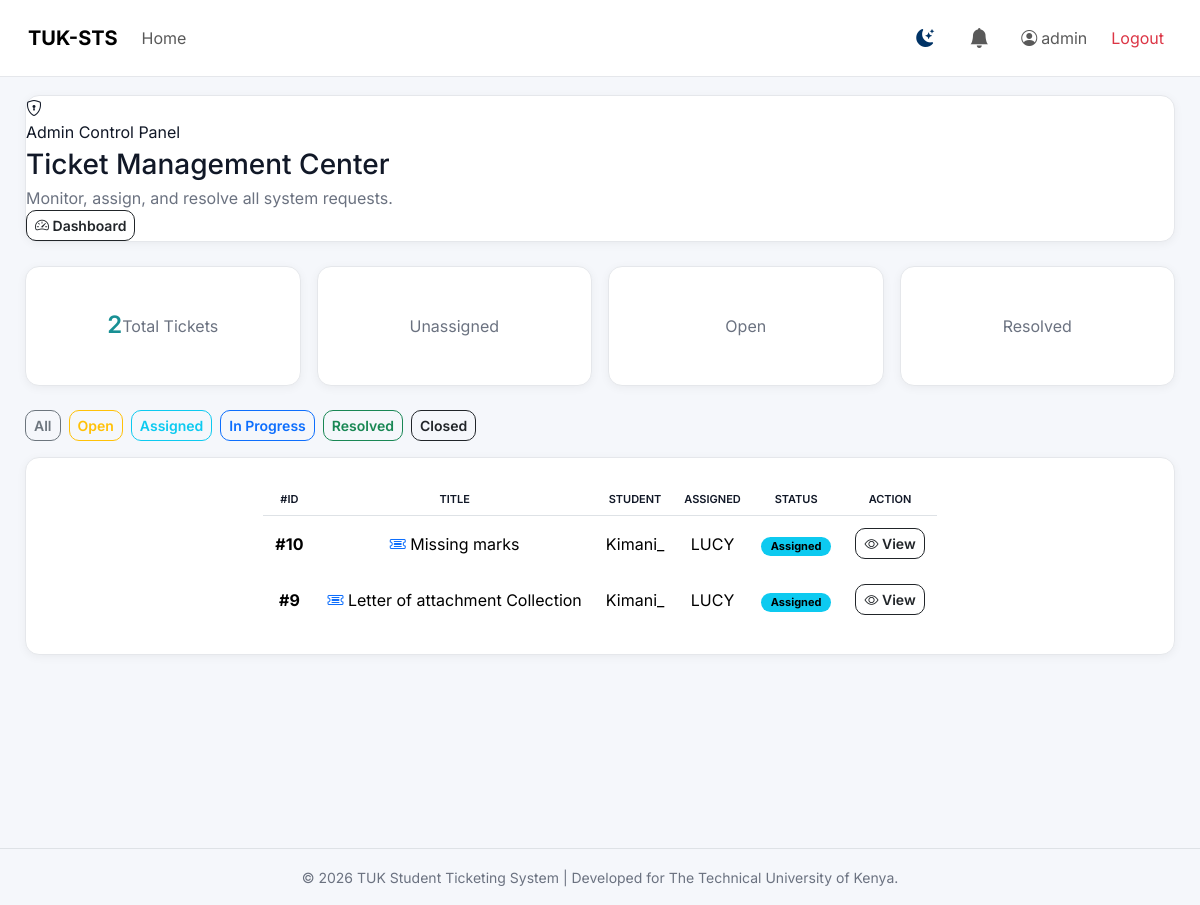
/accounts/admin-tickets/ (signed in), run on the app's committed database.
### accounts/models.py (models this page shows, shortened)
class User(AbstractUser):
    ROLE_STUDENT = "student"
    ROLE_STAFF = "staff"
    ROLE_ADMIN = "admin"
    ROLE_CHOICES = (
        (ROLE_STUDENT, "Student"),
        (ROLE_STAFF, "Staff"),
        (ROLE_ADMIN, "Admin"),
    )
    CATEGORY_CHOICES = (
        ("fees", "Fees"),
        ("clearance", "Clearance"),
        ("results", "Results"),
        ("other", "Other"),
    )
    role = models.CharField(
        max_length=20,
        choices=ROLE_CHOICES,
        default=ROLE_STUDENT
    )
    category = models.CharField(
        max_length=50,
        choices=CATEGORY_CHOICES,
        null=True,
        blank=True
    )
    reg_no = models.CharField(
    max_length=50,
        unique=True,
        blank=True,
        null=True
    )
    phone = models.CharField(max_length=20, blank=True, null=True)
    profile_pic = models.ImageField(
        upload_to='profiles/',
        null=True,
        blank=True
    )

### tickets/models.py (models this page shows, shortened)
class Ticket(models.Model):
    CATEGORY_CHOICES = (
        ('academic', 'Academic'),
        ('clearance', 'Clearance'),
        ('fees', 'Fees'),
        ('results', 'Results'),
        ('other', 'Other'),
    )
    STATUS_CHOICES = (
        ('assigned', 'Assigned'),
        ('in_progress', 'In Progress'),
        ('resolved', 'Resolved'),
        ('closed', 'Closed'),
    )
    title = models.CharField(max_length=255)
    description = models.TextField()
    category = models.CharField(max_length=50, choices=CATEGORY_CHOICES)
    status = models.CharField(
        max_length=50,
        choices=STATUS_CHOICES,
        default='assigned'
    )
    student = models.ForeignKey(
        settings.AUTH_USER_MODEL,
        on_delete=models.CASCADE,
        related_name='tickets'
    )
    assigned_to = models.ForeignKey(
        settings.AUTH_USER_MODEL,
        on_delete=models.SET_NULL,
        null=True,
        blank=True,
        related_name='assigned_tickets'
    )
    created_at = models.DateTimeField(auto_now_add=True)
    updated_at = models.DateTimeField(auto_now=True)

### accounts/views.py (the view)
# urls.py: path("admin-tickets/", admin_tickets, name="admin_tickets"),
@login_required
def admin_tickets(request):
    if not is_admin(request.user):
        return deny_redirect(request.user)
    return render(request, "dashboard/admin_tickets.html", {
        "tickets": Ticket.objects.all().order_by("-created_at")
    })

### accounts/views.py (called while the page is built)
def is_admin(user):
    return user.is_superuser

### notifications/context_processors.py (called while the page is built)
def unread_notifications_count(request):
    if request.user.is_authenticated:
        return {
            'unread_notifications_count': Notification.objects.filter(user=request.user, is_read=False).count()
        }
    return {'unread_notifications_count': 0}

### templates/dashboard/admin_tickets.html (shortened to what this page needs)
{% extends 'base.html' %}
{% block content %}
<div class="page-heading mb-4">
  <div class="page-heading-copy">
    <span class="page-icon">
      <i class="bi bi-shield-lock"></i>
    </span>
    <div>
      <p class="eyebrow mb-1">Admin Control Panel</p>
      <h1 class="h3 mb-1">Ticket Management Center</h1>
      <p class="text-muted mb-0">
        Monitor, assign, and resolve all system requests.
      </p>
    </div>
  </div>
  <div class="heading-actions d-flex gap-2 flex-wrap">
    <a href="{% url 'accounts:admin_dashboard' %}" class="btn btn-outline-dark btn-sm">
      <i class="bi bi-speedometer2"></i> Dashboard
    </a>
  </div>
</div>
<div class="row g-3 mb-4">
  <div class="col-md-3">
    <div class="card-box text-center">
      <h4>{{ tickets|length }}</h4>
      <p class="text-muted mb-0">Total Tickets</p>
    </div>
  </div>
  <div class="col-md-3">
    <div class="card-box text-center">
      <p class="text-muted mb-0">Unassigned</p>
    </div>
  </div>
  <div class="col-md-3">
    <div class="card-box text-center">
      <p class="text-muted mb-0">Open</p>
    </div>
  </div>
  <div class="col-md-3">
    <div class="card-box text-center">
      <p class="text-muted mb-0">Resolved</p>
    </div>
  </div>
</div>
<div class="d-flex gap-2 flex-wrap mb-3">
  <a href="?status=" class="btn btn-sm btn-outline-secondary">All</a>
  <a href="?status=open" class="btn btn-sm btn-outline-warning">Open</a>
  <a href="?status=assigned" class="btn btn-sm btn-outline-info">Assigned</a>
  <a href="?status=in_progress" class="btn btn-sm btn-outline-primary">In Progress</a>
  <a href="?status=resolved" class="btn btn-sm btn-outline-success">Resolved</a>
  <a href="?status=closed" class="btn btn-sm btn-outline-dark">Closed</a>
</div>
<section class="card-box">
  <div class="table-responsive">
    <table class="table table-hover align-middle mb-0">
      <thead>
        <tr>
          <th>#ID</th>
          <th>Title</th>
          <th>Student</th>
          <th>Assigned</th>
          <th>Status</th>
          <th>Action</th>
        </tr>
      </thead>
      <tbody>
        {% for ticket in tickets %}
        <tr>
          <td class="fw-bold">#{{ ticket.id }}</td>
          <td>
            <i class="bi bi-ticket-detailed text-primary"></i>
            {{ ticket.title }}
          </td>
          <td>{{ ticket.student.username }}</td>
          <td>
            {% if ticket.assigned_to %}
              {{ ticket.assigned_to.username }}
            {% else %}
              <span class="badge text-bg-danger">Unassigned</span>
            {% endif %}
          </td>
          <td>
            {% if ticket.status == "open" %}
              <span class="badge text-bg-warning">Open</span>
            {% elif ticket.status == "assigned" %}
              <span class="badge text-bg-info">Assigned</span>
            {% elif ticket.status == "in_progress" %}
              <span class="badge text-bg-primary">In Progress</span>
            {% elif ticket.status == "resolved" %}
              <span class="badge text-bg-success">Resolved</span>
            {% elif ticket.status == "closed" %}
              <span class="badge text-bg-dark">Closed</span>
            {% else %}
              <span class="badge text-bg-secondary">{{ ticket.status }}</span>
            {% endif %}
          </td>
          <td class="d-flex gap-2 flex-wrap">
            <a href="{% url 'tickets:ticket_detail' ticket.id %}"
               class="btn btn-sm btn-outline-dark">
              <i class="bi bi-eye"></i> View
            </a>
          </td>
        </tr>
        {% endfor %}
      </tbody>
    </table>
  </div>
</section>
{% endblock %}

### templates/base.html (shortened to what this page needs)
<!DOCTYPE html>
<html lang="en">
<head>
    {% load static %}
    <link href="https://cdn.jsdelivr.net/npm/bootstrap@5.3.3/dist/css/bootstrap.min.css" rel="stylesheet">
    <link href="https://cdn.jsdelivr.net/npm/bootstrap-icons@1.11.3/font/bootstrap-icons.css" rel="stylesheet">
    <link rel="stylesheet" href="{% static 'css/style.css' %}">
</head>
<body>
<nav class="navbar navbar-expand-lg px-3 fixed-top">
    <div class="container-fluid">
        <a class="navbar-brand fw-bold" href="{% url 'home' %}">
            TUK-STS
        </a>
        <div class="collapse navbar-collapse" id="topNav">
            <ul class="navbar-nav me-auto">
                <li class="nav-item">
                    <a class="nav-link" href="{% url 'accounts:dashboard_redirect' %}">Home</a>
                </li>
            </ul>
<ul class="navbar-nav ms-auto align-items-center gap-2">
{% if user.is_authenticated %}
    <li class="nav-item">
        <button id="theme-toggle" title="Toggle Theme">
            <i class="bi bi-moon-stars-fill" id="theme-icon"></i>
        </button>
    </li>
    <li class="nav-item">
        <a class="nav-link position-relative py-2 px-3"
           href="{% url 'notifications:notifications' %}"
           title="Notifications">
            <i class="bi bi-bell-fill fs-5"></i>
        </a>
    </li>
    <li class="nav-item">
        <a class="nav-link d-flex align-items-center gap-1"
           href="{% url 'accounts:profile' %}">
            <i class="bi bi-person-circle"></i>
            {{ user.username }}
        </a>
    </li>
    <li class="nav-item">
        <a class="nav-link text-danger"
           href="{% url 'accounts:logout' %}">
            Logout
        </a>
    </li>
                {% else %}
                    <li class="nav-item">
                        <a class="nav-link" href="{% url 'accounts:login' %}">
                            Login
                        </a>
                    </li>
                {% endif %}
            </ul>
        </div>
    </div>
</nav>
<div class="layout">
    <div class="main">
        {% block content %}{% endblock %}
    </div>
</div>
<footer class="text-center py-3 mt-5 border-top">
    <small class="text-muted">
        © {% now "Y" %} TUK Student Ticketing System | Developed for The Technical University of Kenya.
    </small>
</footer>
</body>
</html>

### static/css/style.css (style rules this page uses)
:root { --bg: #0f172a; --bg-soft: #111827; --surface: #1e293b; --surface-2: #111827; --text: #e5e7eb; --text-soft: #94a3b8; --border: rgba(255,255,255,0.08); --accent: #d98e2c; --accent-dark: #b97419; --success: #22c55e; --warning: #f59e0b; --danger: #ef4444; --info: #3b82f6; --radius: 14px; --shadow: 0 10px 25px rgba(0,0,0,0.3); }
* { box-sizing: border-box; }
body { margin: 0; font-family: 'Inter', sans-serif; background: #0f172a; color: #e5e7eb; }
a { text-decoration: none; color: inherit; }
.layout { padding-top: 70px; }
.main { max-width: 1200px; margin: auto; padding: 25px; }
.navbar { position: fixed; top: 0; left: 0; right: 0; z-index: 1000; background: rgba(15, 23, 42, 0.85); backdrop-filter: blur(10px); padding: 15px 25px; border-bottom: 1px solid var(--border); }
.card-box { background: rgba(255, 255, 255, 0.06); border: 1px solid rgba(255, 255, 255, 0.12); border-radius: var(--radius); padding: 25px; box-shadow: 0 10px 25px rgba(0,0,0,0.25); color: #ffffff; backdrop-filter: blur(12px); display: flex; align-items: center; justify-content: center; min-height: 120px; text-align: center; transition: 0.25s ease; }
.card-box h4 { color: #189094; font-weight: 600; margin: 0; }
.card-box p { color: var(--text-soft); }
.btn { border-radius: 10px; font-weight: 600; }
.table { width: 100%; color: var(--text); }
.table th { text-transform: uppercase; font-size: 11px; color: var(--text-soft); }
.table td { border-bottom: 1px solid var(--border); padding: 12px; }
.badge { padding: 4px 10px; border-radius: 999px; font-size: 11px; font-weight: 700; }
.text-muted { color: var(--text-soft); }
.fw-bold { font-weight: 700; }

### templates/base.html (style rules this page uses)
body { margin: 0; font-family: 'Inter', sans-serif; background: #f5f7fb; color: #111827; }
p, span, td, th, label, small { color: #111827; }
.text-muted { color: #6b7280 !important; }
.navbar { background: #ffffff; border-bottom: 1px solid #e5e7eb; }
.layout { padding-top: 70px; min-height: 100vh; }
.main { max-width: 1200px; margin: 0 auto; padding: 25px; }
.card-box, .panel, .metric-card, .page-heading { background: #ffffff; border-radius: 14px; border: 1px solid #e5e7eb; box-shadow: 0 2px 10px rgba(0,0,0,0.05); color: #111827; }
.table { background: #ffffff; color: #111827; }
.table th { color: #111827; font-weight: 600; }
body { transition: background .3s,color .3s; }
.navbar, .card-box, .panel, .metric-card, .page-heading, .table, footer { transition: background .35s ease, color .35s ease, border-color .35s ease; }
#theme-toggle { width:40px; height:40px; border:none; border-radius:50%; background:transparent; display:flex; align-items:center; justify-content:center; font-size:18px; color:#003366; transition:.3s; }

### data on the page
User: username "admin"
Ticket: id "10", title "Missing marks", student.username "Kimani_", assigned_to.username "LUCY", status "Assigned"
Ticket: id "9", title "Letter of attachment Collection", student.username "Kimani_", assigned_to.username "LUCY", status "Assigned"

### other printed values
{{ tickets|length }} "2"
